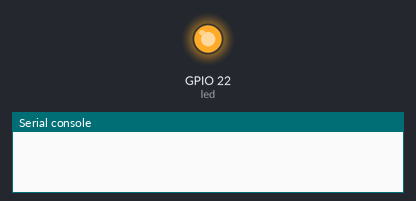
A program run on a simulated ESP32 board running MicroPython. Parts: output pins drawn as LEDs (lit = HIGH), the last lines printed to the serial console. Deep sleep restarts the program when it ends.

Above: at 0.05 s.
At 8.2 s:
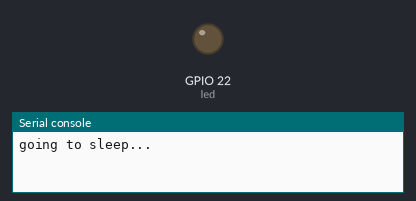
Timing chart, 0 to 20.7 s (numbered marks = the images above):
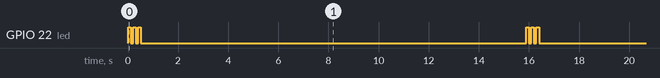

Measured:
- by itself, GPIO 22 (led): repeats every 15.9 s: 2 × (LOW 0.10 s, HIGH 0.10 s), LOW 15.4 s, HIGH 0.10 s
- by itself, everything shown: repeats every 15.9 s, in 6 steps

The program:

deepSleep_demo.py
```python
# deepSleep_demo.py

import machine
from machine import Pin
from time import sleep

led = Pin (22, Pin.OUT)

#blink LED
for n in range(3):
  led.value(1)
  sleep(.1)
  led.value(0)
  sleep(.1)

sleep(5) # awake time

print('going to sleep...')

machine.deepsleep(10000)  # in milliseconds!
```
